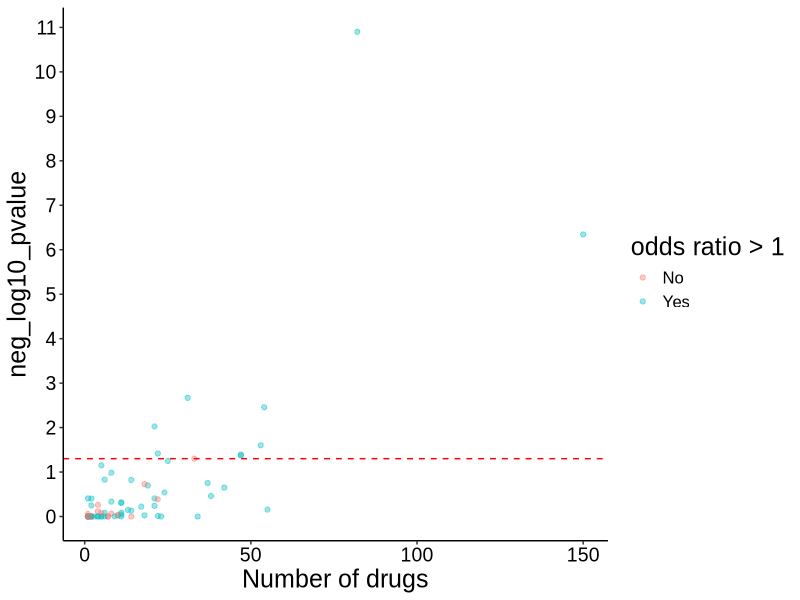
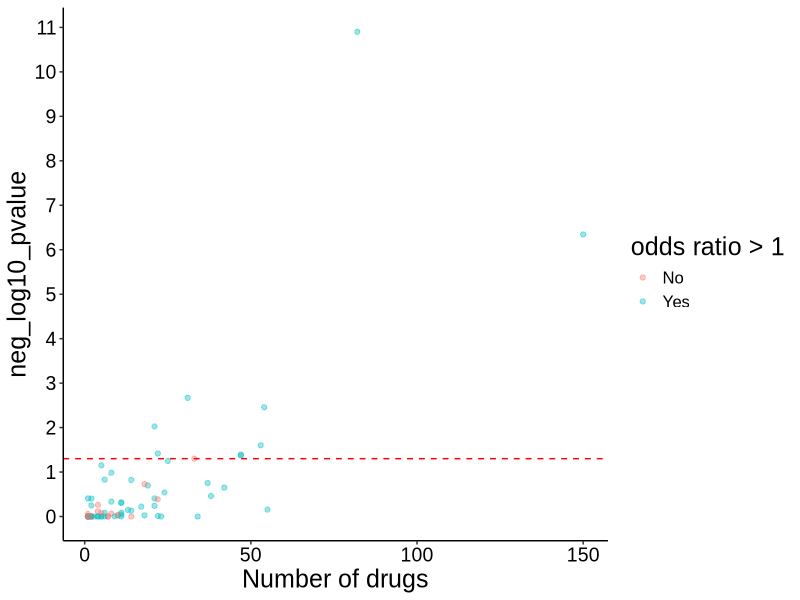
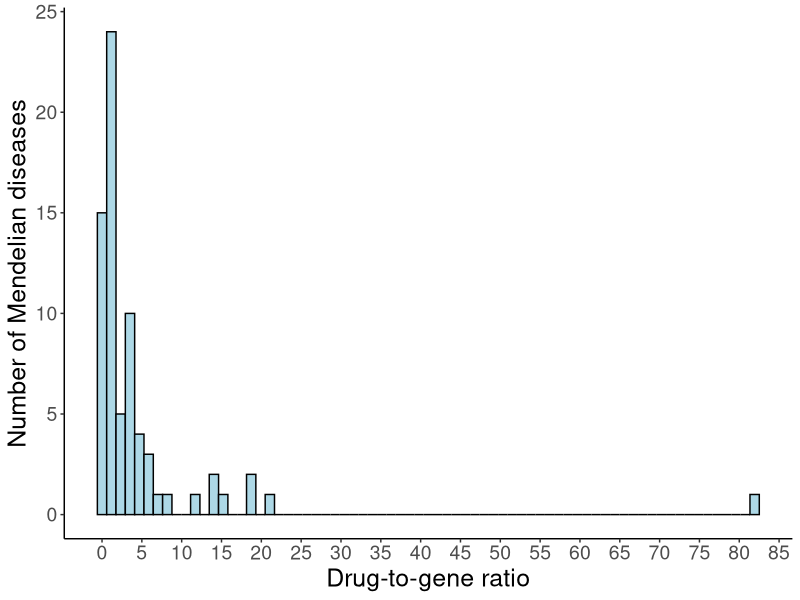
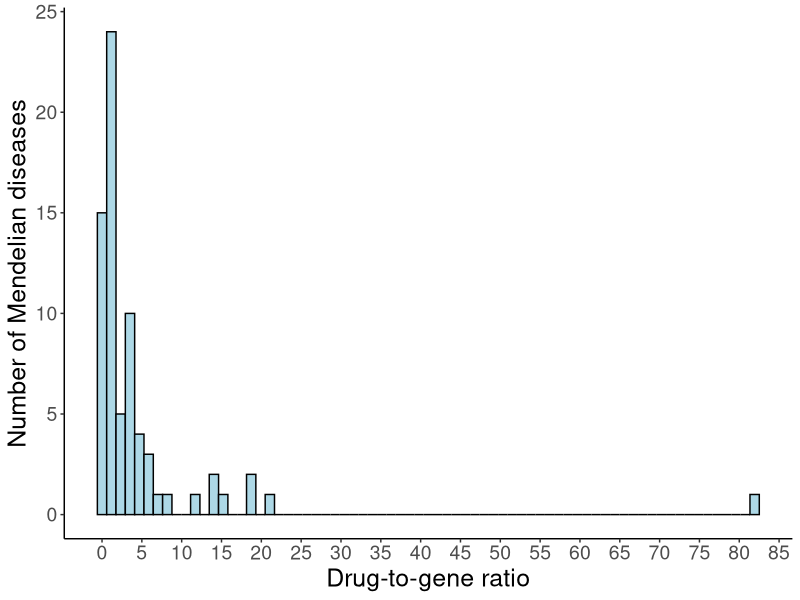
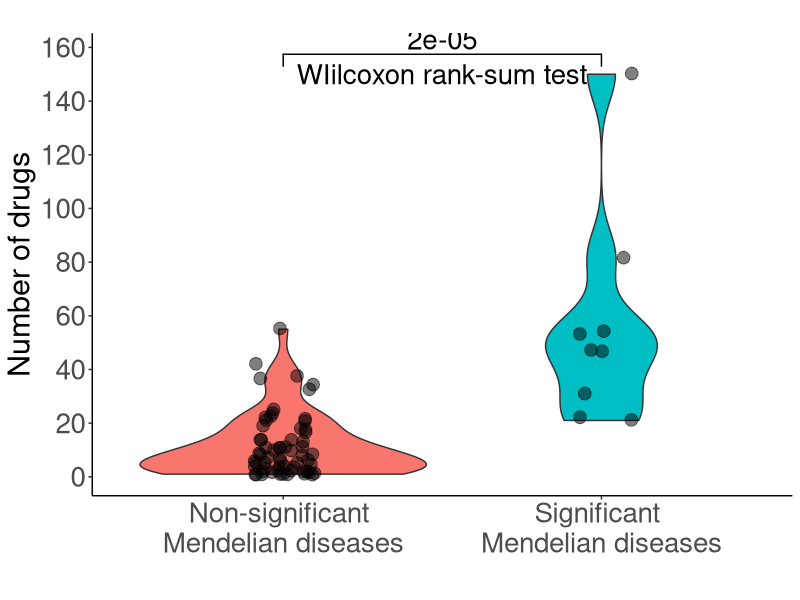
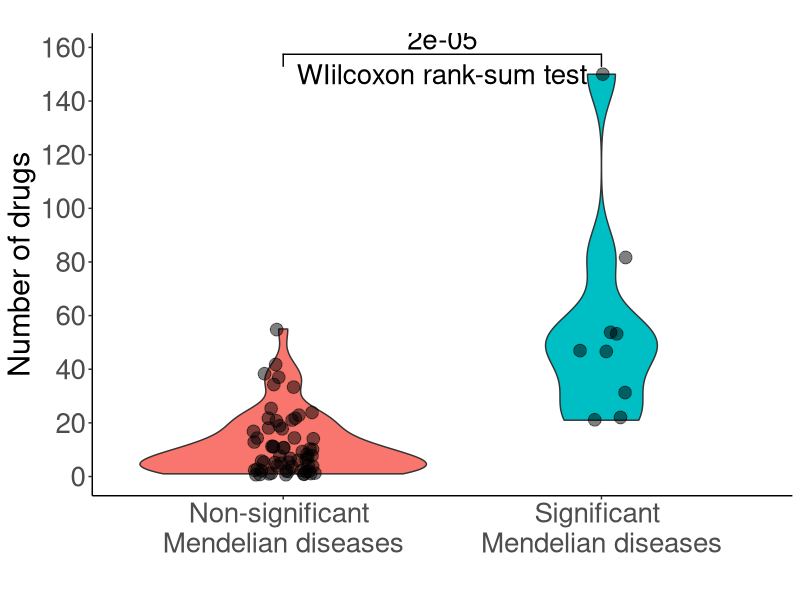

Write the R code that produced these figures, in order. (Note: a time limit stopped this script after it produced the figures.)
### This script implements the per Mendelian disease analysis ###

library(dplyr)
library(data.table)
library(ggplot2)
library(ggsignif)

## Set type for image compression based on operating system
## For macOS, X11 installation is required (link: https://www.xquartz.org/)
# if Windows OS
if (Sys.info()['sysname'] == "Windows") {
  type_compression = "windows"
} 
# if Linux
if (Sys.info()['sysname'] == "Linux") {
  type_compression = "windows"
}
# if macOS
if (Sys.info()['sysname'] == "Darwin") {
  type_compression = "cairo"
} 

## -- load data -- ##

# Mendelian - complex disease comorbidities
md_cd_comorbidities = fread("processed_data/md_cd_comorbidities.txt")
unique_cd = unique(md_cd_comorbidities$complex_disease)
unique_md = unique(md_cd_comorbidities$mendelian_disease)

# complex disease categories
complex_disease_categories = data.table::fread("processed_data/complex_disease_category.txt")
md_cd_comorbidities = left_join(md_cd_comorbidities, complex_disease_categories, by = "complex_disease")

# indicated/investigated drugs for the complex diseases
investigated_indicated_drugs = fread("processed_data/drugs_inv_ind_per_disease.txt")
investigated_indicated_drugs = reshape2::melt(investigated_indicated_drugs, "drugbank_id", colnames(investigated_indicated_drugs)[2:ncol(investigated_indicated_drugs)])
investigated_indicated_drugs = na.omit(investigated_indicated_drugs) ; rownames(investigated_indicated_drugs) = NULL
investigated_indicated_drugs = investigated_indicated_drugs %>%
  dplyr::select(drugbank_id, complex_disease = variable) %>%
  distinct()

# Mendelian disease causal genes
md_genes = data.table::fread("processed_data/md_genes.txt")

# drug - targets
db_drug_targets = fread("processed_data/drugbank_all_drugs_known_targets.txt") %>%
  dplyr::select(db_id, drug_target) %>% 
  distinct()

# number of gene-targets per drug
drugs_nr_targets = fread("processed_data/drugbank_all_drugs_known_targets.txt") %>%
  dplyr::select(db_id, drug_target) %>%
  distinct() %>%
  group_by(db_id) %>% 
  mutate(total_targets = length(drug_target)) %>%
  dplyr::select(db_id, total_targets) %>% 
  ungroup() %>%
  distinct()

## -- find drugs targeting each Mendelian disease genes -- ##

# empty list - each element is a mendelian disease
md_comorbidities = list()
for (md in unique_md) {
  md_comorbidities[[md]] = md_cd_comorbidities %>% filter(mendelian_disease == md) %>% dplyr::select(-comorbidity)
} ; rm(md)

# annotate with Mendelian disease genes
for (i in 1:length(md_comorbidities)) {
  
  # add Mendelian disease genes
  md_comorbidities[[i]] = left_join(md_comorbidities[[i]], md_genes, by = "mendelian_disease")
  md_comorbidities[[i]] = md_comorbidities[[i]] %>% 
    dplyr::select(complex_disease, disease_category, md_gene = causal_gene) %>%
    distinct()
  
  # add drugs targeting the Mendelian disease genes
  md_comorbidities[[i]] = left_join(md_comorbidities[[i]], db_drug_targets, by = c("md_gene" = "drug_target"))
  if (sum(is.na(md_comorbidities[[i]]$db_id)) != 0) {
    md_comorbidities[[i]] = md_comorbidities[[i]][-which(is.na(md_comorbidities[[i]]$db_id)), ] ; rownames(md_comorbidities[[i]]) = NULL
  }
  
  # keep needed columns
  md_comorbidities[[i]] = md_comorbidities[[i]] %>% 
    dplyr::select(complex_disease, disease_category, db_id) %>%
    distinct()
  
  cat(i, "\n")
} ; rm(i)

### NOTE: 19 Mendelian diseases are causally associated with genes NOT targeted by any existing drug with know drug targets
###       Therefore, we remove them from the downstream analysis
md_comorbidities = md_comorbidities[lapply(md_comorbidities, nrow) > 0] # 71 Mendelian diseases remain

## -- logistic regression per Mendelian disease -- ##

# create list of logistic regression inputs for each Mendelian disease
log_reg_input = vector("list", length = length(md_comorbidities))
names(log_reg_input) = names(md_comorbidities)

for (i in 1:length(md_comorbidities)) {
  
  # if drugs are recommended for repurposing...
  if (nrow(md_comorbidities[[i]]) != 0) {
    
    ## candidate drugs
    candidate_drugs_temp = unique(md_comorbidities[[i]]$db_id)
    
    ## complex diseases that these drugs are recommended for repurposing
    complex_diseases_temp = unique(md_comorbidities[[i]]$complex_disease)
    
    ## complex diseases these drugs are indicated/investigated
    # not all drugs will be indicated/investigated for a disease --> keep this in mind when you build the logistic regression input data frame
    ind_inv_temp = investigated_indicated_drugs %>%
      filter(drugbank_id %in% candidate_drugs_temp) %>%
      mutate(indicated_investigated = 1)
    
    ## create logistic regression input
    
    # each row should be a drug-complex disease pair
    log_reg_input[[i]] = data.frame(drug = rep(candidate_drugs_temp, each = length(unique_cd)))
    
    # add complex diseases
    log_reg_input[[i]]$disease = unique_cd

    # add disease category
    log_reg_input[[i]] = left_join(log_reg_input[[i]], complex_disease_categories, by = c("disease" = "complex_disease"))
    
    # add number of targets
    log_reg_input[[i]] = left_join(log_reg_input[[i]], drugs_nr_targets, by = c("drug" = "db_id"))
    
    # add indicated/investigated drugs
    log_reg_input[[i]] = left_join(log_reg_input[[i]], ind_inv_temp, by = c("drug" = "drugbank_id", "disease" = "complex_disease"))
    log_reg_input[[i]]$indicated_investigated = ifelse(is.na(log_reg_input[[i]]$indicated_investigated), 0, 1)
    
    # add drug candidates information
    log_reg_input[[i]]$recommended = ifelse(log_reg_input[[i]]$disease %in% complex_diseases_temp, 1, 0)
  }
  
  ## track progress
  cat(i, "\n")
} ; rm(i, candidate_drugs_temp, complex_diseases_temp, ind_inv_temp)

## run logistic regression
log_reg_results = vector("list", length = length(log_reg_input))
names(log_reg_results) = names(log_reg_input)

for (i in 1:length(log_reg_input)) {
  
  # run logistic regression
  glm_fits_temp = glm(indicated_investigated ~  disease_category + total_targets + recommended, 
                      data = log_reg_input[[i]], 
                      family = binomial())
  log_summary_temp = summary(glm_fits_temp)$coefficients
  
  # populate list
  log_reg_results[[i]] = log_summary_temp
    
  ## track progress
  cat(i, "\n")
} ; rm(i, glm_fits_temp, log_summary_temp)

## create a data frame with the results of logistic regression for each Mendelian disease
log_reg_results_summary = data.frame(mendelian_disease = names(md_comorbidities), beta = NA, pvalue = NA)

for (i in 1:length(log_reg_results)){
  
  log_reg_results[[i]] = data.frame(log_reg_results[[i]])
  log_reg_results_summary[i, "beta"] = log_reg_results[[i]]["recommended", "Estimate"]
  log_reg_results_summary[i, "pvalue"] = log_reg_results[[i]]["recommended", "Pr...z.."]
  
} ; rm(i)

log_reg_results_summary = log_reg_results_summary %>% 
  arrange(pvalue)
log_reg_results_summary %>% filter(pvalue < 0.05) %>% nrow() # 9 significant Mendelian diseases at a nominal level (p<0.05)

## -- annotate each Mendelian disease with number of complex disease comorbidities and number of drugs targeting its associated genes -- ##

## number of comorbidities per Mendelian disease
md_nr_comorbidities = md_cd_comorbidities %>%
  dplyr::select(mendelian_disease, complex_disease) %>%
  group_by(mendelian_disease) %>%
  mutate(nr_comorbidities = length(complex_disease)) %>%
  ungroup() %>%
  dplyr::select(mendelian_disease, nr_comorbidities) %>%
  distinct()
log_reg_results_summary = left_join(log_reg_results_summary, md_nr_comorbidities, by = "mendelian_disease")

## number of drugs targeting the genes associated with each Mendelian disease
md_genes_drugs = left_join(md_genes, db_drug_targets, by = c("causal_gene" = "drug_target"))
md_genes_drugs = na.omit(md_genes_drugs) ; rownames(md_genes_drugs) = NULL
md_genes_drugs = md_genes_drugs %>%
  group_by(mendelian_disease) %>% 
  mutate(nr_drugs = length(db_id)) %>%
  ungroup() %>%
  dplyr::select(mendelian_disease, nr_drugs) %>% 
  distinct()
log_reg_results_summary = left_join(log_reg_results_summary, md_genes_drugs, by = "mendelian_disease")

## -- visualizations -- ##
log_reg_results_summary = log_reg_results_summary %>% arrange(nr_comorbidities)
log_reg_results_summary$nr_comorbidities = factor(log_reg_results_summary$nr_comorbidities, levels = log_reg_results_summary$nr_comorbidities, labels = log_reg_results_summary$nr_comorbidities)
log_reg_results_summary$beta = ifelse(exp(log_reg_results_summary$beta) > 1, 1, 0)
log_reg_results_summary$beta = factor(log_reg_results_summary$beta, levels = c(0, 1), labels = c("No", "Yes"))

fig_s3 = ggplot(log_reg_results_summary, aes(x = nr_drugs, y = -log10(pvalue))) +
  geom_point(alpha = 0.4, size = 1.5, aes(color = beta)) +
  # scale_x_discrete(breaks = seq(1, 61, 1)) +
  scale_y_continuous(breaks = seq(0, 11, 1)) +
  labs(color = "odds ratio > 1") +
  xlab("Number of drugs") +
  ylab("neg_log10_pvalue") +
  geom_hline(yintercept = -log10(0.05), linetype = "dashed", color = "red") +
  theme_classic() +
  theme(axis.text = element_text(size = 14, family = "Arial", color = "black"),
        axis.title = element_text(size = 18, family = "Arial", color = "black"),
        title = element_text(size = 18, family = "Arial", color = "black"), 
        legend.text = element_text(size = 12, family = "Arial", color = "black"))

fig_s3
ggsave(filename = "FigS3_per_MD_analysis_results.tiff", 
       path = "figures/",
       width = 7, height = 5, device = 'tiff',
       dpi = 700, compression = "lzw", type = type_compression)
dev.off()

# histogram drug-to-gene ratio per Mendelian disease
nr_genes_per_md = md_genes %>%
  group_by(mendelian_disease) %>%
  mutate(nr_genes = length(causal_gene)) %>%
  ungroup() %>%
  dplyr::select(mendelian_disease, nr_genes) %>%
  distinct()
log_reg_results_summary = left_join(log_reg_results_summary, nr_genes_per_md, by = "mendelian_disease")
log_reg_results_summary$drug_to_gene_ratio = log_reg_results_summary$nr_drugs / log_reg_results_summary$nr_genes

fig_3a = ggplot(log_reg_results_summary, aes(x = drug_to_gene_ratio)) +
  geom_histogram(color = "black", fill = "lightblue", bins = 71) +
  scale_x_continuous(breaks = seq(0, 95, 5)) +
  xlab("Drug-to-gene ratio") +
  ylab("Number of Mendelian diseases") +
  theme_classic() +
  theme(axis.text = element_text(size = 14),
        axis.title = element_text(size = 18),
        title = element_text(size = 18), 
        legend.text = element_text(size = 12))

fig_3a
ggsave(filename = "Fig3A_drug_to_gene_ratio_per_MD.tiff", 
       path = "figures/",
       width = 10000, height = 4500, device = 'tiff', units = "px",
       dpi = 700, compression = "lzw", type = type_compression)
dev.off()

# number of drugs - rank sum test
log_reg_results_summary$sig = ifelse(log_reg_results_summary$pvalue < 0.05, 1, 0)
log_reg_results_summary$sig = factor(log_reg_results_summary$sig, levels = c(0, 1), labels = c("Non-significant \nMendelian diseases", "Significant \nMendelian diseases"))
fig_3b = ggplot(log_reg_results_summary, aes(y = nr_drugs, x = sig, fill = sig)) +
  geom_violin() +
  geom_jitter(width = 0.1, alpha = 0.5, size = 4) +
  xlab("") +
  ylab("Number of drugs") +
  labs(title = "") +
  scale_y_continuous(breaks = seq(0, 170, 20)) +
  theme_classic() +
  geom_signif(comparisons = list(c("Non-significant \nMendelian diseases", "Significant \nMendelian diseases")),   
              map_signif_level = FALSE, textsize = 7) +
  annotate(geom = "text", x = 1.5, y = 150, label = "WIilcoxon rank-sum test", size = 7) +
  theme(axis.text = element_text(size = 20),
        axis.title = element_text(size = 22),
        legend.position = "none")

fig_3b
ggsave(filename = "Fig3B_rank_sum_test.tiff", 
       path = "figures/",
       width = 7000, height = 8000, device = 'tiff', units = "px",
       dpi = 700, compression = "lzw", type = type_compression)
dev.off()

## -- observed vs permutations -- ##

## Now, that we have the signal that significant Mendelian diseases are targeted by a higher number of drugs compared to non-significant,
## we want to exclude the possibility that our significant results from the main analysis are due to the high number of drugs rather than the comorbidity information

# Mendelian - complex disease comorbidities
md_cd_comorbidities = md_cd_comorbidities %>% 
  dplyr::select(mendelian_disease, complex_disease) %>%
  arrange(mendelian_disease)

# drugs targeting md_genes
drugs_targeting_md_genes = left_join(md_genes, db_drug_targets, by = c("causal_gene" = "drug_target")) %>%
  na.omit() %>%
  dplyr::select(db_id) %>%
  distinct()

### -- observed -- ###

## create logistic regression input
# each row is a drug-complex disease pair
log_input_obs = data.frame(db_id = rep(drugs_targeting_md_genes$db_id, each = length(unique_cd)))

# add complex diseases
log_input_obs$complex_disease = unique_cd

# add disease category
log_input_obs = left_join(log_input_obs, complex_disease_categories, by = "complex_disease")

# add candidate drugs information
x = left_join(md_cd_comorbidities, md_genes, by = "mendelian_disease")
x = na.omit(x) ; rownames(x) = NULL
x = x %>% dplyr::select(complex_disease, causal_gene) %>% distinct
x = left_join(x, db_drug_targets, by = c("causal_gene" = "drug_target"))
x = na.omit(x) ; rownames(x) = NULL
x = x %>% dplyr::select(-causal_gene) %>% distinct()
x$recommended = 1
log_input_obs = left_join(log_input_obs, x, by = c("complex_disease", "db_id"))
log_input_obs$recommended = ifelse(is.na(log_input_obs$recommended), 0, 1)

# number of drug targets
log_input_obs = left_join(log_input_obs, drugs_nr_targets, by = c("db_id" = "db_id"))

# add investigated/indicated drugs
investigated_indicated_drugs$indicated_investigated = 1
log_input_obs = left_join(log_input_obs, investigated_indicated_drugs, by = c("db_id" = "drugbank_id", "complex_disease" = "complex_disease"))
log_input_obs$indicated_investigated = ifelse(is.na(log_input_obs$indicated_investigated), 0, 1)

# logistic regression
glm_fit_obs = glm(indicated_investigated ~ total_targets + disease_category + recommended,
                  data = log_input_obs, 
                  family = binomial())
log_reg_summary_obs = summary(glm_fit_obs)$coefficients
or_obs = exp(log_reg_summary_obs[8, 1])
pvalue_obs = log_reg_summary_obs[8, 4]

## -- permutations -- ##

## NOTE: in this permutation analysis, we shuffle the drugs targeting each Mendelian disease.
## This is equivalent to shuffling the rows of drugs in our logistic regression input

## create logistic regression input
# each row is a drug-complex disease pair
log_input_perm = data.frame(db_id = rep(drugs_targeting_md_genes$db_id, each = length(unique_cd)))

# add complex diseases
log_input_perm$complex_disease = unique_cd

# add disease category
log_input_perm = left_join(log_input_perm, complex_disease_categories, by = "complex_disease")

# add candidate drugs information
x = left_join(md_cd_comorbidities, md_genes, by = "mendelian_disease")
x = na.omit(x) ; rownames(x) = NULL
x = x %>% dplyr::select(complex_disease, causal_gene) %>% distinct
x = left_join(x, db_drug_targets, by = c("causal_gene" = "drug_target"))
x = na.omit(x) ; rownames(x) = NULL
x = x %>% dplyr::select(-causal_gene) %>% distinct()
x$recommended = 1
log_input_perm = left_join(log_input_perm, x, by = c("complex_disease", "db_id"))
log_input_perm$recommended = ifelse(is.na(log_input_perm$recommended), 0, 1)

## perform permutation analysis 
# empty data frame to populate with permutation results
log_reg_results_permutation = data.frame(permutation = NA,
                                         odds_ratio = NA,
                                         pvalue = NA)

for (permutation in 1:1000) {
  
  # shuffle the drugs
  drugs_original = unique(log_input_perm$db_id)
  drugs_shuffled = sample(drugs_original, replace = FALSE)
  log_input_perm_temp = log_input_perm
  log_input_perm_temp$db_id = rep(drugs_shuffled, each = 65)
  
  # add number of drug targets
  log_input_perm_temp = left_join(log_input_perm_temp, drugs_nr_targets, by = c("db_id" = "db_id"))
  
  # add investigated/indicated drugs
  log_input_perm_temp = left_join(log_input_perm_temp, investigated_indicated_drugs, by = c("db_id" = "drugbank_id", "complex_disease" = "complex_disease"))
  log_input_perm_temp$indicated_investigated = ifelse(is.na(log_input_perm_temp$indicated_investigated), 0, 1)
  
  # run logistic regression
  glm_fit_perm_temp = glm(indicated_investigated ~ total_targets + disease_category + recommended,
                          data = log_input_perm_temp, 
                          family = binomial())
  log_reg_summary_temp = summary(glm_fit_perm_temp)$coefficients
  
  # populate the results data frame
  log_reg_results_permutation[permutation, "permutation"] = permutation
  log_reg_results_permutation[permutation, "odds_ratio"] = exp(log_reg_summary_temp[8, 1])
  log_reg_results_permutation[permutation, "pvalue"] = log_reg_summary_temp[8, 4]

  ## track progress
  cat(permutation, "\n")
}

## calculate p-value after permutations
perm_pvalue = sum(pvalue_obs >= log_reg_results_permutation$pvalue) / 1000 # 0.018 = 1.8%
sum(or_obs <= log_reg_results_permutation$odds_ratio) / 1000 # 0.014 = 1.4%

## visualizations of results
fig_3c = ggplot(log_reg_results_permutation, aes(x = -log10(pvalue))) +
  geom_histogram(color = "black", fill = "lightblue") +
  geom_vline(xintercept = -log10(pvalue_obs), color = "red", linewidth = 0.8) +
  xlab("neg_log10_pvalue") +
  ylab("count") +
  scale_x_continuous(breaks = seq(0, 30, 5)) +
  annotate(geom = "text", x = 22.5, y = 95, label = paste0(perm_pvalue * 100, "%"), size = 7, color = "red", fontface = "bold") +
  theme_test() +
  theme(axis.text = element_text(size = 20, family = "Arial", colour = "black"),
        axis.title = element_text(size = 22, family = "Arial", colour = "black"))

fig_3c
ggsave(filename = "Fig3C_permutations.tiff", 
       path = "figures/",
       width = 5000, height = 6000, device = 'tiff', units = "px",
       dpi = 700, compression = "lzw", type = type_compression)
dev.off()
